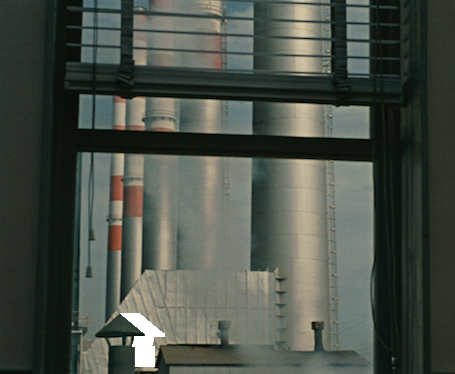
#> input picture images/largeDisocclusion/disocclusionLarge.png, 455 x 374 px
$ python CameraMovementLeftRight.py
#> lines starting #> are read from the running program, lines starting #| are printed output that depends on the picture; after the words box and inside, x2 and y2 are one past the last pixel; in counts of white or black regions, pixels touching at a corner belong together
import sys
from PIL import Image
import numpy as np

# IMAGE INPUT
pixels = np.array(Image.open("images/largeDisocclusion/disocclusionLarge.png"))
#> pixels is the input picture: shape (374, 455, 4); mean R, G, B, A 72.1, 78.7, 69.9, 253.4
height, width, channels = pixels.shape
#> height = 374; width = 455; channels = 4

depth = np.array(Image.open("images/depth2.png"))
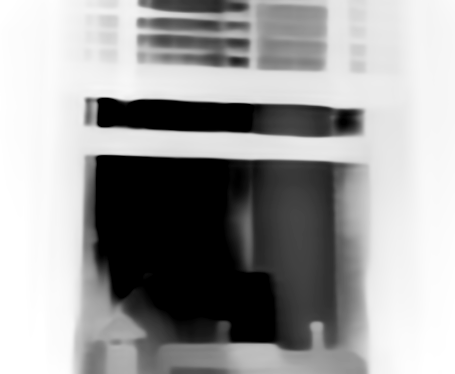
#> input picture images/depth2.png, 455 x 374 px
#> depth is the input picture: shape (374, 455, 4); mean R, G, B, A 157.2, 157.2, 157.2, 255

newImage = pixels.copy()


for x in range(width):
    for y in range(height):
        # For now, 0 Alpha indicates hole pixel
        if pixels[y][x][3] == 0:
            print("Filling pixel: (" + str(x) + ", " + str(y) + ")")
            top = sys.maxsize
            bottom = sys.maxsize

            # Top
            for sourceY in range(y, 0, -1):
                if pixels[sourceY][x][3] > 0:
                    top = depth[sourceY][x][1]
                    topPos = y - sourceY
                    break

            # Bottom
            for sourceY in range(y, height):
                if pixels[sourceY][x][3] > 0:
                    bottom = depth[sourceY][x][1]
                    bottomPos = sourceY - y
                    break

            minDepth = min(top, bottom)
            print("topDistance="+str(top)+", bottomDistance="+str(bottom))
            if top == minDepth:
                newImage[y][x] = pixels[y - topPos][x]
            elif bottom == minDepth:
                newImage[y][x] = pixels[y + bottomPos][x]
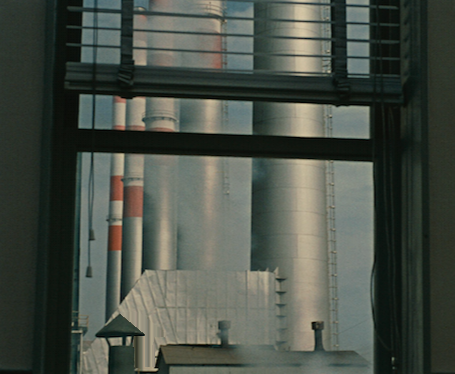
#> newImage: shape (374, 455, 4); 0.65% of pixels changed, all inside (x1, y1, x2, y2) = (120, 313, 165, 367)


# IMAGE OUTPUT
Image.fromarray(newImage, 'RGBA').save("images/largeDisocclusion/CameraMovementLeftRightResult.png", 'PNG')
